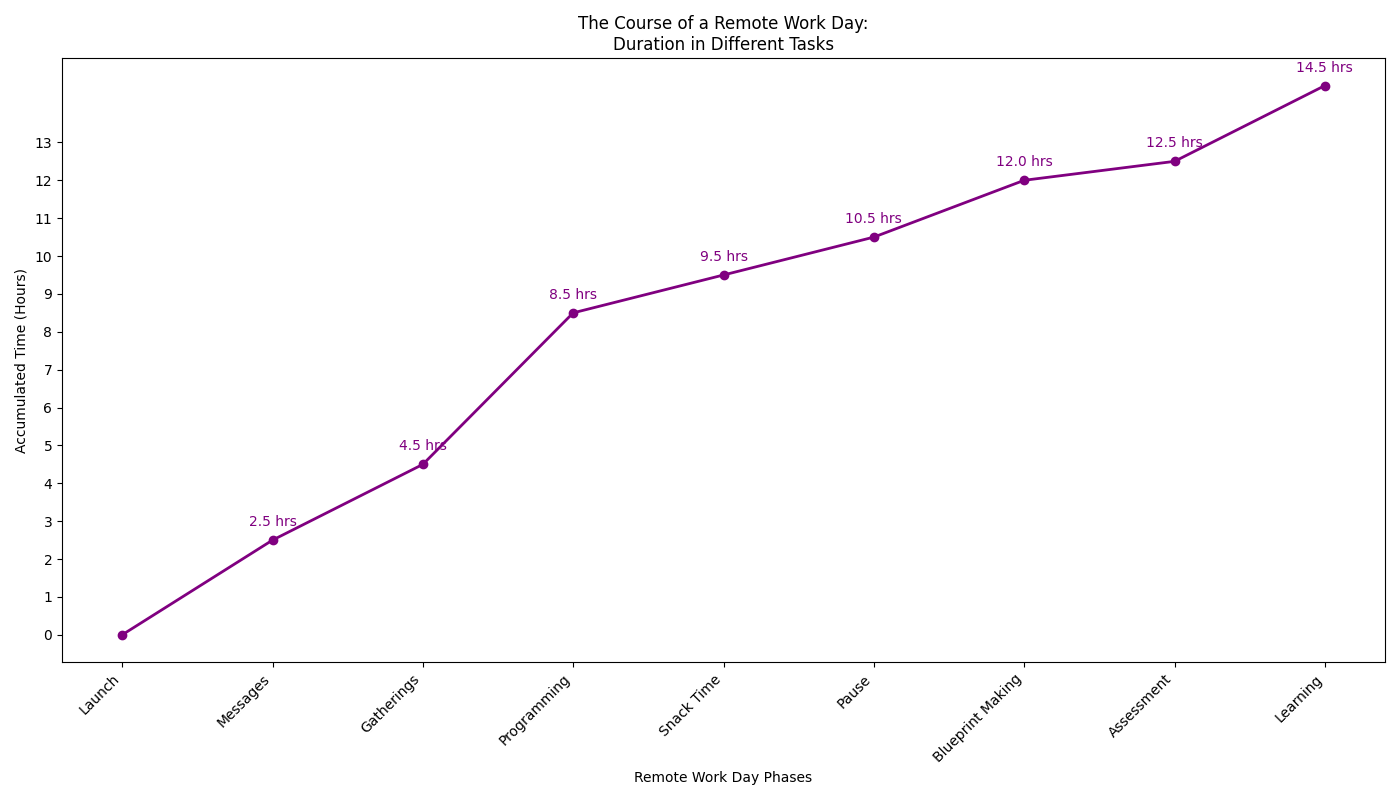

Here is the Python script that generated this plot:
import matplotlib.pyplot as plt
import numpy as np

tasks = ['Emails', 'Meetings', 'Coding', 'Lunch', 'Breaks', 'Project Planning', 'Review', 'Training Sessions']
hours_data = [2.5, 2, 4, 1, 1, 1.5, 0.5, 2]

incremental_hours = np.cumsum(hours_data)

day_stages = ['Launch', 'Messages', 'Gatherings', 'Programming', 'Snack Time', 'Pause', 'Blueprint Making', 'Assessment', 'Learning']

time_points = [0] + incremental_hours.tolist()

fig, ax = plt.subplots(figsize=(14, 8))

# Consistently apply the single color 'purple' across all elements in the plot.
ax.plot(day_stages, time_points, marker='o', linestyle='-', linewidth=2, color='purple')

for i, txt in enumerate(time_points[1:]):
    ax.annotate(f'{txt:.1f} hrs', (day_stages[i + 1], time_points[i + 1]), textcoords="offset points", xytext=(0, 10), ha='center', fontsize=10, color='purple')

plt.xticks(rotation=45, ha='right')
plt.yticks(np.arange(0, 14, 1))
plt.xlabel('Remote Work Day Phases')
plt.ylabel('Accumulated Time (Hours)')
plt.title('The Course of a Remote Work Day:\nDuration in Different Tasks')

plt.tight_layout()

plt.show()
